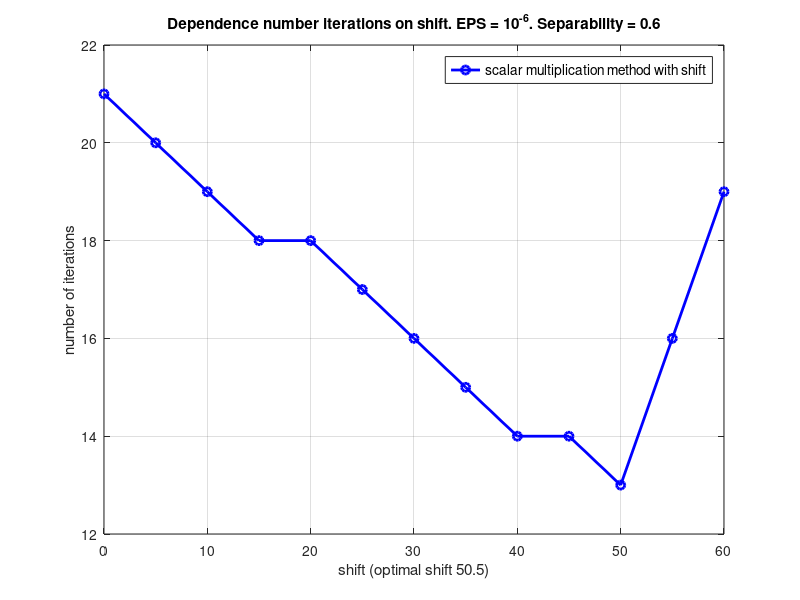

Write MATLAB code to recreate this figure.
shifts = [0 5 10 15 20 25 30 35 40 45 50 55 60];
iters = [21 20 19 18 18 17 16 15 14 14 13 16 19];

plot(shifts, iters, '-bo', 'LineWidth', 2);
grid on;
title('Dependence number iterations on shift. EPS = 10^{-6}. Separability = 0.6');
xlabel('shift (optimal shift 50.5)');
ylabel('number of iterations');
legend('scalar multiplication method with shift', 'FontSize', 10);
